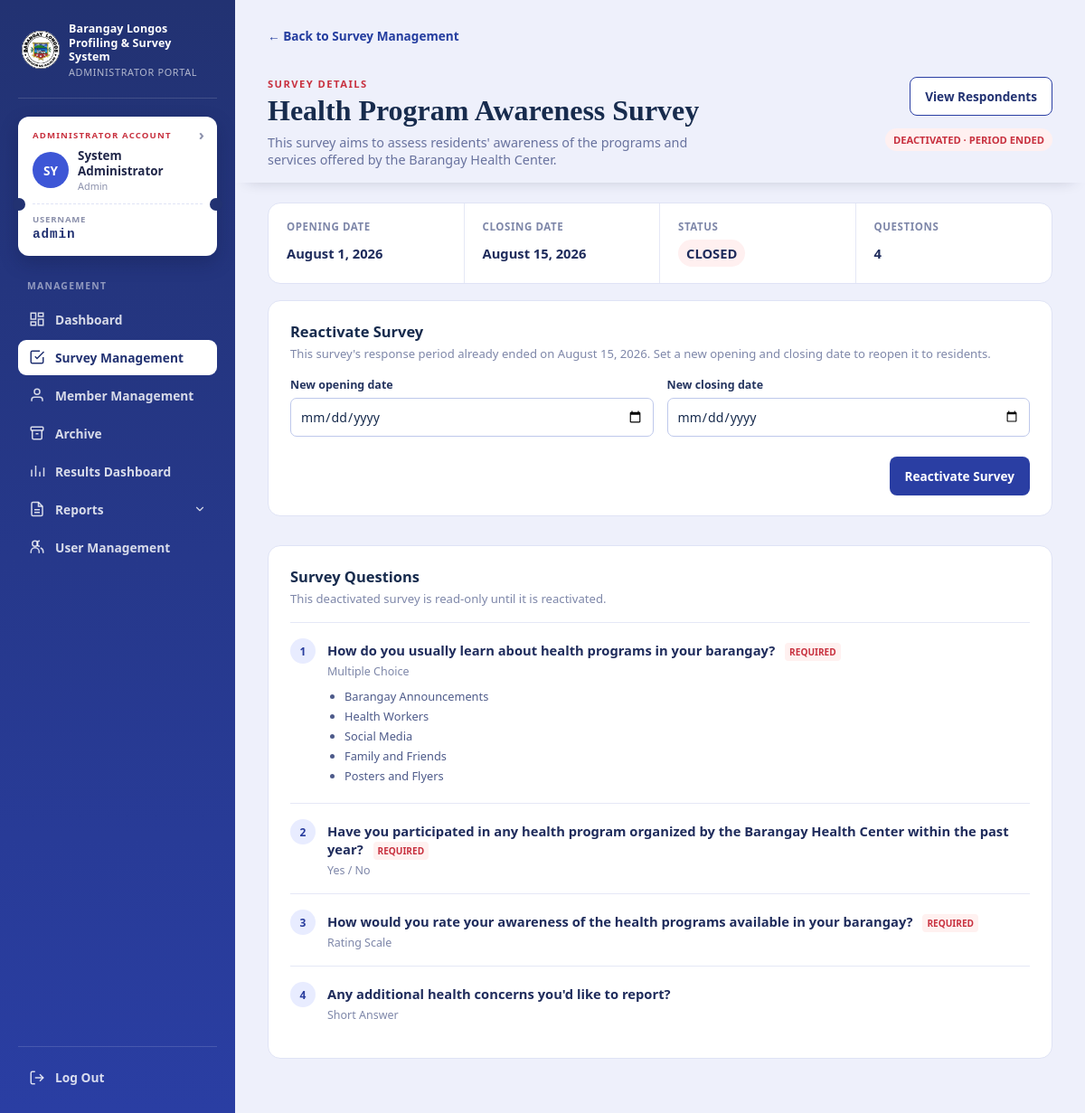
The app's page /admin/pages/manage_survey.php?id=6 (signed in) with its own data.
### tables this page shows
CREATE TABLE `staff_admin` (
  `id` int(10) UNSIGNED NOT NULL,
  `username` varchar(80) NOT NULL,
  `full_name` varchar(120) NOT NULL,
  `password_hash` varchar(255) NOT NULL,
  `role` enum('admin','staff') NOT NULL DEFAULT 'staff',
  `contact_number` varchar(30) NOT NULL DEFAULT '',
  `address` text NOT NULL,
  `birthday` date DEFAULT NULL,
  `is_active` tinyint(1) NOT NULL DEFAULT 1,
  `archived_at` timestamp NULL DEFAULT NULL,
  `created_at` timestamp NULL DEFAULT current_timestamp()
);

CREATE TABLE `surveys` (
  `id` int(10) UNSIGNED NOT NULL,
  `title` varchar(180) NOT NULL,
  `description` text NOT NULL,
  `opens_at` date NOT NULL,
  `closes_at` date NOT NULL,
  `is_active` tinyint(1) NOT NULL DEFAULT 1,
  `archived_at` timestamp NULL DEFAULT NULL,
  `created_at` timestamp NULL DEFAULT current_timestamp()
);

CREATE TABLE `survey_questions` (
  `id` int(10) UNSIGNED NOT NULL,
  `survey_id` int(10) UNSIGNED NOT NULL,
  `question_text` text NOT NULL,
  `question_type` enum('multiple_choice','yes_no','rating','short_answer') NOT NULL,
  `choices_text` text DEFAULT NULL,
  `is_required` tinyint(1) NOT NULL DEFAULT 1,
  `created_at` timestamp NULL DEFAULT current_timestamp()
);

### config/database.php (called while the page is built, shortened)
<?php
function database(): PDO
{
    static $connection = null;
    if ($connection instanceof PDO) {
        return $connection;
    }
    $connection = new PDO(
        'mysql:host=' . DB_HOST . ';dbname=' . DB_NAME . ';charset=utf8mb4',
        DB_USER,
        DB_PASS,
        [
            PDO::ATTR_ERRMODE => PDO::ERRMODE_EXCEPTION,
            PDO::ATTR_DEFAULT_FETCH_MODE => PDO::FETCH_ASSOC,
            PDO::ATTR_EMULATE_PREPARES => false,
        ]
    );
    $connection->exec("SET time_zone = '+08:00'");
    return $connection;
}

### config/admin_auth.php (called while the page is built, shortened)
<?php
require_once __DIR__ . '/auth.php';
function current_admin(): ?array
{
    $statement = database()->prepare('SELECT id, username, full_name, role, contact_number, address, birthday FROM staff_admin WHERE id = ? AND is_active = 1 LIMIT 1');
    $statement->execute([$_SESSION['admin_id']]);
    return $statement->fetch() ?: null;
}
function require_admin(): array
{
    $admin = current_admin();
    return $admin;
}

### config/auth.php (called while the page is built, shortened)
<?php
require_once __DIR__ . '/database.php';
function h(?string $value): string
{
    return htmlspecialchars((string) $value, ENT_QUOTES, 'UTF-8');
}

### admin/pages/manage_survey.php (the view, shortened to what this page needs)
<?php
require_once __DIR__ . '/../../config/admin_auth.php';
$admin = require_admin();
$isEditorPage = defined('RENDER_SURVEY_EDITOR');
$db = database();
$db->exec("UPDATE surveys SET is_active = 0 WHERE is_active = 1 AND closes_at <= CURDATE()");
$surveyId = filter_input(INPUT_GET, 'id', FILTER_VALIDATE_INT);
$statement = $db->prepare('SELECT id, title, description, opens_at, closes_at, is_active FROM surveys WHERE id = ? LIMIT 1');
$statement->execute([$surveyId]);
$survey = $statement->fetch();
$questionsStatement = $db->prepare('SELECT id, question_text, question_type, choices_text, is_required FROM survey_questions WHERE survey_id = ? ORDER BY id ASC');
$questionsStatement->execute([$surveyId]);
$questions = $questionsStatement->fetchAll();
$typeLabels = ['multiple_choice' => 'Multiple Choice', 'yes_no' => 'Yes / No', 'rating' => 'Rating Scale', 'short_answer' => 'Short Answer'];
?>
<!doctype html>
<html lang="en">
<head>
    <link rel="stylesheet" href="../../assets/css/dashboard.css?v=13">
<link rel="stylesheet" href="../css/logout.css">
    <link rel="stylesheet" href="../css/manage-survey.css?v=1">
    <link rel="stylesheet" href="../css/confirm-modal.css?v=3">
</head>
<body>
    <div class="portal-shell">
        <aside class="sidebar">
            <div class="sidebar-brand"><div class="sidebar-seal"><img src="../../assets/img/barangay-longos-logo.jpg" alt="Barangay Longos Logo"></div><div class="wordmark">Barangay Longos<br>Profiling &amp; Survey System<small>Administrator Portal</small></div></div>
            <div class="id-card" data-navigate-href="admin_profile.php"><div class="id-eyebrow"><?= $admin['role'] === 'admin' ? 'Administrator Account' : 'Staff Account' ?></div><div class="id-card-row"><div class="id-avatar"><?= h(strtoupper(substr($admin['full_name'], 0, 2))) ?></div><div class="id-card-name"><?= h($admin['full_name']) ?><small><?= h(ucfirst($admin['role'])) ?></small></div></div><div class="id-card-perf"></div><div class="id-card-number"><span>Username</span><?= h($admin['username']) ?></div></div>
            <nav class="nav-group"><span class="nav-label">Management</span><a class="nav-link" href="dashboard.php"><span class="nav-icon"><svg viewBox="0 0 24 24" fill="none" stroke="currentColor" stroke-width="2"><rect x="3" y="3" width="7" height="9"/><rect x="14" y="3" width="7" height="5"/><rect x="14" y="12" width="7" height="9"/><rect x="3" y="16" width="7" height="5"/></svg></span>Dashboard</a><a class="nav-link" href="surveys.php" aria-current="page"><span class="nav-icon"><svg viewBox="0 0 24 24" fill="none" stroke="currentColor" stroke-width="2"><path d="M9 11l3 3L22 4"/><path d="M21 12v7a2 2 0 0 1-2 2H5a2 2 0 0 1-2-2V5a2 2 0 0 1 2-2h11"/></svg></span>Survey Management</a><a class="nav-link" href="members.php"><span class="nav-icon"><svg viewBox="0 0 24 24" fill="none" stroke="currentColor" stroke-width="2"><path d="M20 21v-2a4 4 0 0 0-4-4H8a4 4 0 0 0-4 4v2"/><circle cx="12" cy="7" r="4"/></svg></span>Member Management</a><a class="nav-link" href="archive.php"><span class="nav-icon"><svg viewBox="0 0 24 24" fill="none" stroke="currentColor" stroke-width="2"><rect x="3" y="3" width="18" height="5" rx="1"/><path d="M5 8v11a2 2 0 0 0 2 2h10a2 2 0 0 0 2-2V8"/><line x1="10" y1="13" x2="14" y2="13"/></svg></span>Archive</a><a class="nav-link" href="results.php"><span class="nav-icon"><svg viewBox="0 0 24 24" fill="none" stroke="currentColor" stroke-width="2"><line x1="4" y1="20" x2="4" y2="10"/><line x1="10" y1="20" x2="10" y2="4"/><line x1="16" y1="20" x2="16" y2="13"/><line x1="22" y1="20" x2="22" y2="7"/></svg></span>Results Dashboard</a><div class="nav-group-item">
            <button type="button" class="nav-link nav-parent" aria-expanded="false"><span class="nav-icon"><svg viewBox="0 0 24 24" fill="none" stroke="currentColor" stroke-width="2"><path d="M14 2H6a2 2 0 0 0-2 2v16a2 2 0 0 0 2 2h12a2 2 0 0 0 2-2V8z"/><path d="M14 2v6h6"/><line x1="8" y1="13" x2="16" y2="13"/><line x1="8" y1="17" x2="16" y2="17"/></svg></span>
                <span>Reports</span>
                <svg class="nav-chevron" viewBox="0 0 24 24" fill="none" stroke="currentColor" stroke-width="2" stroke-linecap="round" stroke-linejoin="round"><polyline points="6 9 12 15 18 9"/></svg>
            </button>
        </div><?php if ($admin['role'] === 'admin'): ?><a class="nav-link" href="users.php"><span class="nav-icon"><svg viewBox="0 0 24 24" fill="none" stroke="currentColor" stroke-width="2"><circle cx="9" cy="7" r="4"/><path d="M3 21v-2a6 6 0 0 1 12 0v2"/><path d="M16 11a4 4 0 0 1 0-8"/><path d="M21 21v-2a6 6 0 0 0-4-5.7"/></svg></span>User Management</a><?php endif; ?></nav>
            <div class="nav-footer"><a class="nav-link" href="../../process/admin_logout.php" onclick="event.preventDefault(); logout();"><span class="nav-icon"><svg viewBox="0 0 24 24" fill="none" stroke="currentColor" stroke-width="2"><path d="M9 21H5a2 2 0 0 1-2-2V5a2 2 0 0 1 2-2h4"/><polyline points="16 17 21 12 16 7"/><line x1="21" y1="12" x2="9" y2="12"/></svg></span>Log Out</a></div>
        </aside>
        <main class="main manage-main">
            <a class="back-link" href="<?= $isEditorPage ? 'manage_survey.php?id=' . (int) $survey['id'] : 'surveys.php' ?>">&larr; <?= $isEditorPage ? 'Back to Survey Details' : 'Back to Survey Management' ?></a>
            <header class="manage-header">
                <div><p class="eyebrow">SURVEY DETAILS</p><h1><?= h($survey['title']) ?></h1><p><?= h($survey['description']) ?></p></div>
                <div class="header-actions">
                    <a class="button button-outline" href="respondents.php?survey_id=<?= (int) $survey['id'] ?>">View Respondents</a>
                    <?php if ($survey['is_active'] && !$isEditorPage): ?>
                        <a class="button button-outline" href="edit_survey.php?id=<?= (int) $survey['id'] ?>">Edit Survey</a>
                        <form action="../../process/update_survey.php" method="post" data-confirm-modal='{"title":"Deactivate this survey?","description":"Residents will no longer be able to answer it until you reactivate it.","confirmLabel":"Yes, deactivate","variant":"danger"}'><input type="hidden" name="survey_id" value="<?= (int) $survey['id'] ?>"><input type="hidden" name="action" value="deactivate"><button class="button button-danger" type="submit">Deactivate</button></form>
                    <?php elseif ($survey['is_active']): ?>
                        <a class="button button-outline" href="manage_survey.php?id=<?= (int) $survey['id'] ?>">Back to Survey Details</a>
                    <?php elseif (strtotime($survey['closes_at']) <= strtotime('today')): ?>
                        <span class="status status-closed">Deactivated · Period Ended</span>
                    <?php endif; ?>
                </div>
            </header>
            <?php if (!$isEditorPage): ?>
            <section class="survey-summary">
                <div><span>Opening date</span><strong><?= h(date('F j, Y', strtotime($survey['opens_at']))) ?></strong></div>
                <div><span>Closing date</span><strong><?= h(date('F j, Y', strtotime($survey['closes_at']))) ?></strong></div>
                <div><span>Status</span><strong class="status <?= $survey['is_active'] ? 'status-active' : 'status-closed' ?>"><?= $survey['is_active'] ? 'Active' : 'Closed' ?></strong></div>
                <div><span>Questions</span><strong><?= count($questions) ?></strong></div>
            </section>
            <?php if (!$survey['is_active'] && strtotime($survey['closes_at']) <= strtotime('today')): ?>
            <section class="reactivate-panel">
                <div class="section-title"><div><h2>Reactivate Survey</h2><p>This survey's response period already ended on <?= h(date('F j, Y', strtotime($survey['closes_at']))) ?>. Set a new opening and closing date to reopen it to residents.</p></div></div>
                <form action="../../process/update_survey.php" method="post" class="reactivate-form" data-confirm-modal='{"title":"Reactivate this survey?","description":"This will reopen the survey to residents using the new opening and closing dates you set below.","confirmLabel":"Yes, reactivate","variant":"info"}'>
                    <div class="form-grid">
                        <label>New opening date<input type="date" name="opens_at" required min="<?= h(date('Y-m-d')) ?>"></label>
                        <label>New closing date<input type="date" name="closes_at" required min="<?= h(date('Y-m-d')) ?>"></label>
                    </div>
                    <div class="editor-actions"><button class="button button-primary" type="submit">Reactivate Survey</button></div>
                </form>
            </section>
            <?php endif; ?>
            <section class="question-preview"><div class="section-title"><div><h2>Survey Questions</h2><p><?= $survey['is_active'] ? 'Questions residents will answer while this survey is active.' : 'This deactivated survey is read-only until it is reactivated.' ?></p></div></div>
                <?php foreach ($questions as $index => $question): ?>
                    <article class="preview-question"><div class="question-number"><?= $index + 1 ?></div><div><h3><?= h($question['question_text']) ?> <?= $question['is_required'] ? '<span class="required">Required</span>' : '' ?></h3><p><?= h($typeLabels[$question['question_type']] ?? $question['question_type']) ?></p>
                        <?php if ($question['question_type'] === 'multiple_choice' && $question['choices_text']): ?><ul class="choice-preview"><?php foreach (preg_split('/\R/', $question['choices_text']) as $choice): if (trim($choice) !== ''): ?><li><?= h(trim($choice)) ?></li><?php endif; endforeach; ?></ul><?php endif; ?>
                    </div></article>
                <?php endforeach; ?>
            </section>
            <?php endif; ?>
        </main>
    </div>
</body>
</html>

### admin/css/manage-survey.css (style rules this page uses)
.manage-main { width: 100%; padding-top: 28px; }
.back-link { color: #243d9f; display: inline-block; font-size: .85rem; font-weight: 700; margin-bottom: 22px; text-decoration: none; }
.manage-header, .section-title, .header-actions, .question-editor-heading, .editor-actions { align-items: center; display: flex; gap: 14px; justify-content: space-between; }
.manage-header { align-items: flex-start; margin: 0 calc(var(--main-px, 36px) * -1) 22px; padding: 14px var(--main-px, 36px) 16px; position: sticky; top: 0; z-index: 20; background: var(--bg); box-shadow: 0 10px 16px -14px rgba(20, 26, 58, 0.28); }
.manage-header h1 { color: #172b4d; font-family: Georgia, serif; font-size: 2rem; margin: 4px 0 7px; }
.manage-header p:not(.eyebrow) { color: #68729e; font-size: .9rem; max-width: 65ch; }
.eyebrow { color: #c8313f; font-size: .7rem; font-weight: 700; letter-spacing: .13em; margin: 0; }
.header-actions { flex-wrap: wrap; justify-content: flex-end; }
.button { border: 1px solid transparent; border-radius: 8px; cursor: pointer; display: inline-flex; font: inherit; font-size: .85rem; font-weight: 700; justify-content: center; padding: 11px 16px; text-decoration: none; }
.button-primary { background: #2a3ea3; color: #fff; }
.button-outline { background: #fff; border-color: #2a3ea3; color: #223272; }
.survey-summary { background: #fff; border: 1px solid #dfe3f5; border-radius: 14px; display: grid; grid-template-columns: repeat(4, 1fr); margin-bottom: 18px; }
.survey-summary div { border-right: 1px solid #e5e8f6; display: grid; gap: 7px; padding: 18px 20px; }
.survey-summary div:last-child { border-right: 0; }
.survey-summary span:not(.status) { color: #7e87a9; font-size: .72rem; font-weight: 700; letter-spacing: .05em; text-transform: uppercase; }
.survey-summary strong { color: #1f2c5c; font-size: .92rem; }
.status { border-radius: 100px; font-size: .7rem; font-weight: 700; padding: 5px 9px; text-transform: uppercase; width: fit-content; }
.status-closed { background: #fff0f0; color: #c8313f; }
.question-preview, .editor, .reactivate-panel { background: #fff; border: 1px solid #dfe3f5; border-radius: 14px; padding: 22px 24px; }
.reactivate-panel { margin-bottom: 32px; }
.reactivate-panel .form-grid { margin-bottom: 22px; }
.reactivate-panel .editor-actions { border-top: 0; margin-top: 0; padding-top: 0; }
.section-title { margin-bottom: 17px; }
.section-title h2 { color: #172b4d; font-size: 1.03rem; margin: 0; }
.section-title p { color: #7e87a9; font-size: .82rem; margin: 4px 0 0; }
.preview-question { border-top: 1px solid #e5e8f6; display: flex; gap: 13px; padding: 17px 0; }
.question-number { align-items: center; background: #e8ecff; border-radius: 50%; color: #293d9e; display: flex; flex: 0 0 28px; font-size: .75rem; font-weight: 700; height: 28px; justify-content: center; }
.preview-question h3 { color: #1f2c5c; font-size: .92rem; margin: 3px 0 5px; }
.preview-question p { color: #7e87a9; font-size: .78rem; margin: 0; }
.required { background: #fff1f0; border-radius: 4px; color: #c8313f; font-size: .63rem; margin-left: 7px; padding: 3px 5px; text-transform: uppercase; }
.choice-preview { color: #4e5b8a; font-size: .8rem; margin: 10px 0 0; padding-left: 19px; }
.choice-preview li { margin: 4px 0; }
.form-grid { display: grid; gap: 15px; grid-template-columns: 1fr 1fr; }
.form-grid label, .edit-question label { color: #24345f; display: grid; font-size: .78rem; font-weight: 700; gap: 6px; }
input, select, textarea { background: #fff; border: 1px solid #bec8eb; border-radius: 7px; color: #172b4d; font: inherit; font-size: .88rem; font-weight: 400; padding: 10px; width: 100%; }
.editor-actions { border-top: 1px solid #e5e8f6; justify-content: flex-end; margin-top: 24px; padding-top: 20px; }

### records on screen
staff_admin: full_name "SY", full_name "System Administrator", role "Admin", username "admin"
surveys: title "Health Program Awareness Survey", description "This survey aims to assess residents' awareness of the programs and services offered by the Barangay Health Center.", opens_at "August 1, 2026", closes_at "August 15, 2026"
survey_questions: question_text "How do you usually learn about health programs in your barangay?", is_required "REQUIRED", question_type "Multiple Choice", choices_text "Barangay Announcements", choices_text "Health Workers", choices_text "Social Media", choices_text "Family and Friends", choices_text "Posters and Flyers"
survey_questions: question_text "Have you participated in any health program organized by the Barangay Health Center within the past year?", is_required "REQUIRED", question_type "Yes / No"
survey_questions: question_text "How would you rate your awareness of the health programs available in your barangay?", is_required "REQUIRED", question_type "Rating Scale"
survey_questions: question_text "Any additional health concerns you'd like to report?", question_type "Short Answer"

### other values on screen
count($questions) "4"
